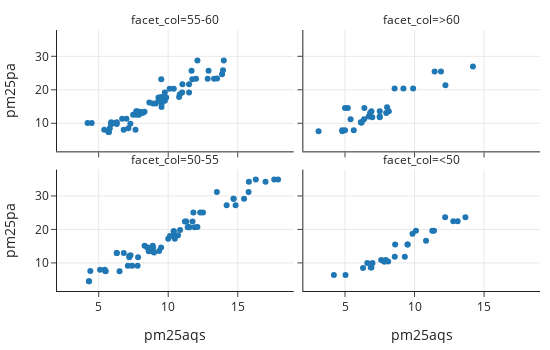

The notebook cell this image was saved under:
### Code cell
fig = px.scatter(GA, x='pm25aqs', y='pm25pa', 
                 facet_col=rh_cat, facet_col_wrap=2,
                 width=550, height=350)

fig.update_layout(margin=dict(t=30))
fig.show()

### Figure 1 — Plotly figure (JSON) as saved in the notebook; plotly's stock layout.template omitted (floating-point values rounded to 4 significant figures)
{"data": [{"hovertemplate": "facet_col=55-60<br>pm25aqs=%{x}<br>pm25pa=%{y}<extra></extra>", "legendgroup": "", "marker": {"color": "#1F77B4", "symbol": "circle"}, "mode": "markers", "name": "", "orientation": "v", "showlegend": false, "type": "scatter", "x": [8.646, 7.704, 6.3, 9.442, 9.754, 11.02, 11.68, 6.687, 7.478, 7.278, 9.533, 9.759, 10.4, 9.854, 14.0, 11.73, 12.84, 10.78, 7.65, 7.133, 5.742, 6, 8.296, 6.3, 7.725, 9.517, 10.83, 13.87, 8.157, 13.51, 13.94, 11, 11.5, 12.9, 7, 7.9, 5.9, 8.9, 9.3, 10.1, 9.3, 12.1, 9.5, 12, 9.5, 5.4, 5.8, 5.7, 4.2, 8, 5.9, 7.8, 5.9, 11.5, 7.7, 5.9, 9.1, 13.3, 6.8, 4.5], "xaxis": "x3", "y": [16.19, 13.59, 10.3, 17.55, 19.21, 21.67, 25.68, 11.38, 12.56, 9.854, 15.92, 16.74, 20.3, 17.68, 28.73, 23.15, 23.29, 17.83, 8.047, 8.52, 7.429, 10.06, 13.45, 9.778, 13.55, 14.87, 18.7, 24.63, 13.04, 23.34, 25.82, 19.21, 21.67, 25.68, 11.38, 12.56, 9.854, 15.92, 16.74, 20.3, 17.68, 28.73, 23.15, 23.29, 17.83, 8.047, 8.52, 7.429, 10.06, 13.45, 9.778, 13.55, 10.3, 19.21, 12.56, 9.854, 15.92, 23.29, 8.047, 10.06], "yaxis": "y3"}, {"hovertemplate": "facet_col=>60<br>pm25aqs=%{x}<br>pm25pa=%{y}<extra></extra>", "legendgroup": "", "marker": {"color": "#1F77B4", "symbol": "circle"}, "mode": "markers", "name": "", "orientation": "v", "showlegend": false, "type": "scatter", "x": [8.025, 6.963, 5.629, 6.15, 6.367, 7.496, 8.567, 8.15, 7.963, 11.45, 6.392, 4.804, 14.2, 6.146, 12.22, 7.5, 4.8, 6.2, 5.4, 6.7, 9.2, 6.9, 6.8, 11.9, 5, 3.1, 5, 9.9, 7.5, 5.2], "xaxis": "x4", "y": [14.79, 11.79, 7.893, 10.24, 11.2, 11.99, 20.39, 13.62, 13.09, 25.47, 14.55, 7.639, 26.94, 10.33, 21.36, 11.79, 7.893, 10.24, 11.2, 11.99, 20.39, 13.62, 13.09, 25.47, 14.55, 7.639, 7.893, 20.39, 13.62, 14.55], "yaxis": "y4"}, {"hovertemplate": "facet_col=50-55<br>pm25aqs=%{x}<br>pm25pa=%{y}<extra></extra>", "legendgroup": "", "marker": {"color": "#1F77B4", "symbol": "circle"}, "mode": "markers", "name": "", "orientation": "v", "showlegend": false, "type": "scatter", "x": [11.75, 8.912, 11.81, 10.12, 10.4, 5.433, 5.504, 7.833, 8.887, 15.45, 14.85, 11.45, 11.52, 7.408, 9.488, 10.47, 15.78, 17.0, 17.62, 8.867, 6.804, 5.479, 4.304, 7.2, 10.71, 7.287, 9.346, 10.85, 8.979, 11.2, 8.5, 12.5, 10.4, 10.4, 5.1, 6.5, 7.2, 8.3, 14.7, 14.2, 12.1, 11.4, 7.1, 8.5, 10, 13.5, 15.8, 16.3, 8.6, 6.3, 4.4, 4.3, 11.3, 12.3, 14.7, 11.9, 7.8, 17.9, 8.9, 6.3], "xaxis": "x", "y": [22.34, 14.57, 25.08, 18.05, 19.43, 7.939, 7.54, 11.67, 15.15, 29.19, 27.2, 20.74, 20.67, 9.153, 14.6, 17.25, 31.2, 34.25, 34.92, 13.45, 12.94, 7.567, 4.544, 12.09, 18.23, 12.31, 13.55, 19.85, 13.1, 22.34, 14.57, 25.08, 18.05, 19.43, 7.939, 7.54, 11.67, 15.15, 29.19, 27.2, 20.74, 20.67, 9.153, 14.6, 17.25, 31.2, 34.25, 34.92, 13.45, 12.94, 7.567, 4.544, 22.34, 25.08, 29.19, 20.67, 9.153, 34.92, 13.45, 12.94], "yaxis": "y"}, {"hovertemplate": "facet_col=<50<br>pm25aqs=%{x}<br>pm25pa=%{y}<extra></extra>", "legendgroup": "", "marker": {"color": "#1F77B4", "symbol": "circle"}, "mode": "markers", "name": "", "orientation": "v", "showlegend": false, "type": "scatter", "x": [8.604, 6.975, 12.78, 6.85, 7.929, 7.867, 8.579, 11.28, 13.66, 5.037, 6.296, 10.83, 9.854, 9.5, 6.6, 13.1, 6.9, 7.6, 7.8, 9.3, 10.1, 12.2, 4.2, 9.5, 8.1, 11.4], "xaxis": "x2", "y": [15.48, 9.997, 22.47, 8.649, 10.86, 10.44, 11.86, 19.61, 23.64, 6.39, 8.493, 16.63, 18.67, 15.48, 9.997, 22.47, 8.649, 10.86, 10.44, 11.86, 19.61, 23.64, 6.39, 15.48, 10.44, 19.61], "yaxis": "y2"}], "layout": {"annotations": [{"font": {}, "showarrow": false, "text": "facet_col=50-55", "x": 0.245, "xanchor": "center", "xref": "paper", "y": 0.465, "yanchor": "bottom", "yref": "paper"}, {"font": {}, "showarrow": false, "text": "facet_col=<50", "x": 0.755, "xanchor": "center", "xref": "paper", "y": 0.465, "yanchor": "bottom", "yref": "paper"}, {"font": {}, "showarrow": false, "text": "facet_col=55-60", "x": 0.245, "xanchor": "center", "xref": "paper", "y": 1.0, "yanchor": "bottom", "yref": "paper"}, {"font": {}, "showarrow": false, "text": "facet_col=>60", "x": 0.755, "xanchor": "center", "xref": "paper", "y": 1.0, "yanchor": "bottom", "yref": "paper"}], "height": 350, "legend": {"tracegroupgap": 0}, "margin": {"t": 30}, "width": 550, "xaxis": {"anchor": "y", "autorange": true, "domain": [0, 0.49], "range": [1.978, 19.02], "title": {"text": "pm25aqs"}, "type": "linear"}, "xaxis2": {"anchor": "y2", "autorange": true, "domain": [0.51, 1], "matches": "x", "range": [1.978, 19.02], "title": {"text": "pm25aqs"}, "type": "linear"}, "xaxis3": {"anchor": "y3", "autorange": true, "domain": [0, 0.49], "matches": "x", "range": [1.978, 19.02], "showticklabels": false, "type": "linear"}, "xaxis4": {"anchor": "y4", "autorange": true, "domain": [0.51, 1], "matches": "x", "range": [1.978, 19.02], "showticklabels": false, "type": "linear"}, "yaxis": {"anchor": "x", "autorange": true, "domain": [0, 0.465], "range": [1.612, 37.85], "title": {"text": "pm25pa"}, "type": "linear"}, "yaxis2": {"anchor": "x2", "autorange": true, "domain": [0, 0.465], "matches": "y", "range": [1.612, 37.85], "showticklabels": false, "type": "linear"}, "yaxis3": {"anchor": "x3", "autorange": true, "domain": [0.535, 1.0], "matches": "y", "range": [1.612, 37.85], "title": {"text": "pm25pa"}, "type": "linear"}, "yaxis4": {"anchor": "x4", "autorange": true, "domain": [0.535, 1.0], "matches": "y", "range": [1.612, 37.85], "showticklabels": false, "type": "linear"}}}
